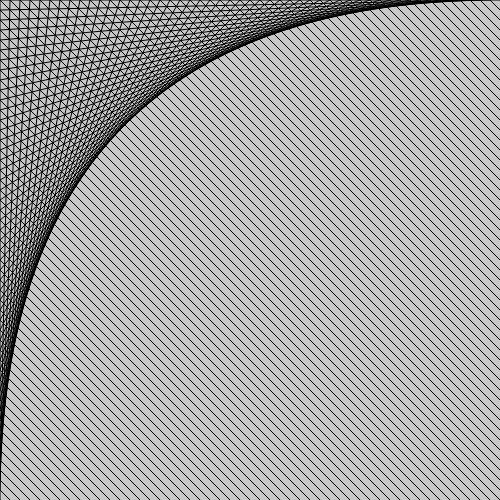
Frame 1 (no input)
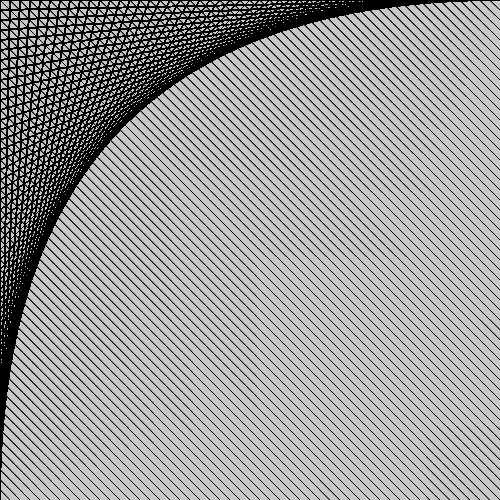
Frame 60 (no input)
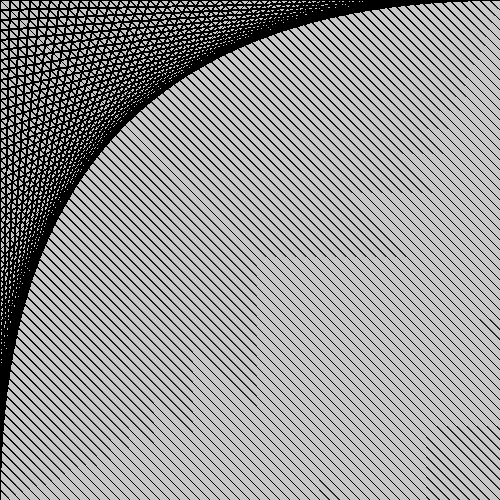
Frame 120 (the mouse pressed at the canvas centre since frame 60)

The p5.js sketch that drew these frames (run headless with seeded random() and noise() and a simulated clock; from frame 60 on, the mouse is pressed at the canvas centre):

// p5.js sketch
// ── sketch.js
//3. Diseñe el código para obtener las siguientes figuras usando solo el comando `line`.
//![texto alternativo](https://drive.google.com/uc?id=1l1SfOpbFYqACXyr3M6ZlZ4_PDrxQ4Nch)

function setup(){
  createCanvas(500, 500);
  background(200); // Blanco para el fondo de la ventana
}

function  draw(){
  for (let i=0;i<510; i+=10 ){      
    line(0+i,0,0,500-i);
    line(0,500-i,0+i,500);
    line(0+i,0,500,500-i);
  }
}
